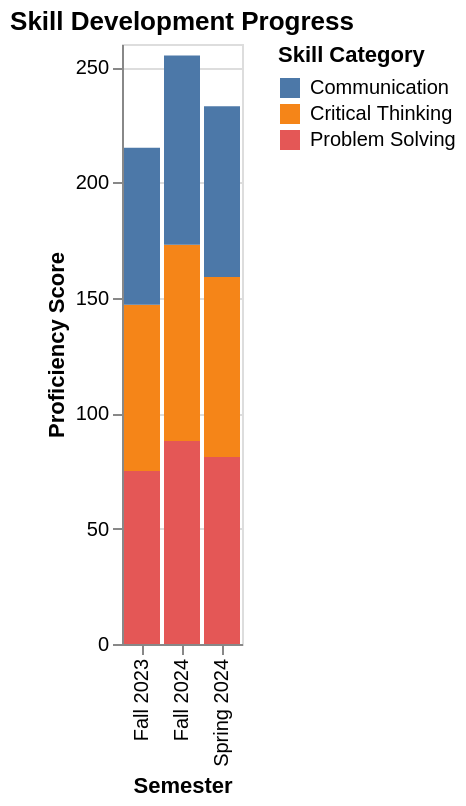

Vega-Lite specification for this chart:
### Vega-Lite specification from a JSON file in a GitHub repository (floating-point values rounded to 4 significant figures)
{"$schema": "https://vega.github.io/schema/vega-lite/v5.json", "description": "Skill assessment by category", "data": {"values": [{"semester": "Fall 2023", "skill": "Critical Thinking", "proficiency": 72}, {"semester": "Fall 2023", "skill": "Communication", "proficiency": 68}, {"semester": "Fall 2023", "skill": "Problem Solving", "proficiency": 75}, {"semester": "Spring 2024", "skill": "Critical Thinking", "proficiency": 78}, {"semester": "Spring 2024", "skill": "Communication", "proficiency": 74}, {"semester": "Spring 2024", "skill": "Problem Solving", "proficiency": 81}, {"semester": "Fall 2024", "skill": "Critical Thinking", "proficiency": 85}, {"semester": "Fall 2024", "skill": "Communication", "proficiency": 82}, {"semester": "Fall 2024", "skill": "Problem Solving", "proficiency": 88}]}, "mark": "bar", "encoding": {"x": {"field": "semester", "type": "ordinal", "axis": {"title": "Semester"}}, "y": {"field": "proficiency", "type": "quantitative", "axis": {"title": "Proficiency Score"}}, "color": {"field": "skill", "type": "nominal", "legend": {"title": "Skill Category"}}}, "title": "Skill Development Progress"}
